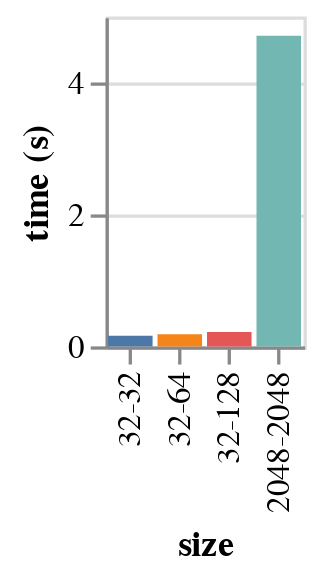

The code cell stored with this chart in its notebook:
### Markdown cell above
SCOP Sequence-to-Profile Alignment Benchmark (AVX2)

### Code cell
c = alt.Chart(data).mark_bar().encode(
    x = alt.X("size", sort = ["32-32", "32-64", "32-128", "2048-2048"]),
    y = alt.Y("time", axis = alt.Axis(title = "time (s)")),
    color = alt.Color("size", sort = ["32-32", "32-64", "32-128", "2048-2048"], legend = None)
).properties(
    width = 60,
    height = 100
)
save(c, "pssm_size_bench.pdf")
c

### Figure 1 — Vega-Lite specification as saved in the notebook (floating-point values rounded to 4 significant figures)
{"config": {"view": {"continuousWidth": 400, "continuousHeight": 300}}, "data": {"name": "data-5380e94a97cf51407e736f83415a4855"}, "mark": "bar", "encoding": {"color": {"type": "nominal", "field": "size", "legend": null, "sort": ["32-32", "32-64", "32-128", "2048-2048"]}, "x": {"type": "nominal", "field": "size", "sort": ["32-32", "32-64", "32-128", "2048-2048"]}, "y": {"type": "quantitative", "axis": {"title": "time (s)"}, "field": "time"}}, "height": 100, "width": 60, "$schema": "https://vega.github.io/schema/vega-lite/v4.8.1.json", "datasets": {"data-5380e94a97cf51407e736f83415a4855": [{"size": "32-32", "time": 0.163}, {"size": "32-64", "time": 0.1841}, {"size": "32-128", "time": 0.2166}, {"size": "2048-2048", "time": 4.707}]}}
